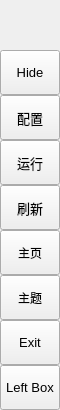
        <widget class="QFrame" name="leftMenuBg">
         <property name="minimumSize">
          <size>
           <width>60</width>
           <height>0</height>
          </size>
         </property>
         <property name="maximumSize">
          <size>
           <width>60</width>
           <height>16777215</height>
          </size>
         </property>
         <property name="styleSheet">
          <string notr="true"/>
         </property>
         <property name="frameShape">
          <enum>QFrame::NoFrame</enum>
         </property>
         <property name="frameShadow">
          <enum>QFrame::Raised</enum>
         </property>
         <layout class="QVBoxLayout" name="verticalLayout_2">
          <property name="spacing">
           <number>0</number>
          </property>
          <property name="leftMargin">
           <number>0</number>
          </property>
          <property name="topMargin">
           <number>0</number>
          </property>
          <property name="rightMargin">
           <number>0</number>
          </property>
          <property name="bottomMargin">
           <number>0</number>
          </property>
          <item>
           <widget class="QFrame" name="topLogoInfo">
            <property name="minimumSize">
             <size>
              <width>0</width>
              <height>50</height>
             </size>
            </property>
            <property name="maximumSize">
             <size>
              <width>16777215</width>
              <height>50</height>
             </size>
            </property>
            <property name="styleSheet">
             <string notr="true"/>
            </property>
            <property name="frameShape">
             <enum>QFrame::NoFrame</enum>
            </property>
            <property name="frameShadow">
             <enum>QFrame::Raised</enum>
            </property>
            <widget class="QFrame" name="topLogo">
             <property name="geometry">
              <rect>
               <x>10</x>
               <y>5</y>
               <width>42</width>
               <height>42</height>
              </rect>
             </property>
             <property name="minimumSize">
              <size>
               <width>42</width>
               <height>42</height>
              </size>
             </property>
             <property name="maximumSize">
              <size>
               <width>42</width>
               <height>42</height>
              </size>
             </property>
             <property name="styleSheet">
              <string notr="true">background-image: url(:/icons/image/PyDracula.png);</string>
             </property>
             <property name="frameShape">
              <enum>QFrame::NoFrame</enum>
             </property>
             <property name="frameShadow">
              <enum>QFrame::Raised</enum>
             </property>
            </widget>
           </widget>
          </item>
          <item>
           <widget class="QFrame" name="leftMenuFrame">
            <property name="styleSheet">
             <string notr="true"/>
            </property>
            <property name="frameShape">
             <enum>QFrame::NoFrame</enum>
            </property>
            <property name="frameShadow">
             <enum>QFrame::Raised</enum>
            </property>
            <layout class="QVBoxLayout" name="verticalLayout_5">
             <property name="spacing">
              <number>0</number>
             </property>
             <property name="leftMargin">
              <number>0</number>
             </property>
             <property name="topMargin">
              <number>0</number>
             </property>
             <property name="rightMargin">
              <number>0</number>
             </property>
             <property name="bottomMargin">
              <number>0</number>
             </property>
             <item>
              <widget class="QFrame" name="toggleBox">
               <property name="maximumSize">
                <size>
                 <width>16777215</width>
                 <height>45</height>
                </size>
               </property>
               <property name="frameShape">
                <enum>QFrame::NoFrame</enum>
               </property>
               <property name="frameShadow">
                <enum>QFrame::Raised</enum>
               </property>
               <layout class="QVBoxLayout" name="verticalLayout_6">
                <property name="spacing">
                 <number>0</number>
                </property>
                <property name="leftMargin">
                 <number>0</number>
                </property>
                <property name="topMargin">
                 <number>0</number>
                </property>
                <property name="rightMargin">
                 <number>0</number>
                </property>
                <property name="bottomMargin">
                 <number>0</number>
                </property>
                <item>
                 <widget class="QPushButton" name="toggleButton">
                  <property name="sizePolicy">
                   <sizepolicy hsizetype="Expanding" vsizetype="Fixed">
                    <horstretch>0</horstretch>
                    <verstretch>0</verstretch>
                   </sizepolicy>
                  </property>
                  <property name="minimumSize">
                   <size>
                    <width>0</width>
                    <height>45</height>
                   </size>
                  </property>
                  <property name="font">
                   <font>
                    <family>Segoe UI</family>
                    <pointsize>10</pointsize>
                    <italic>false</italic>
                    <bold>false</bold>
                   </font>
                  </property>
                  <property name="cursor">
                   <cursorShape>PointingHandCursor</cursorShape>
                  </property>
                  <property name="layoutDirection">
                   <enum>Qt::LeftToRight</enum>
                  </property>
                  <property name="styleSheet">
                   <string notr="true">background-image: url(:/icons/icons/icon_menu.png);
</string>
                  </property>
                  <property name="text">
                   <string>Hide</string>
                  </property>
                 </widget>
                </item>
               </layout>
              </widget>
             </item>
             <item>
              <widget class="QFrame" name="topMenu">
               <property name="styleSheet">
                <string notr="true"/>
               </property>
               <property name="frameShape">
                <enum>QFrame::NoFrame</enum>
               </property>
               <property name="frameShadow">
                <enum>QFrame::Raised</enum>
               </property>
               <layout class="QVBoxLayout" name="verticalLayout_7">
                <property name="spacing">
                 <number>0</number>
                </property>
                <property name="leftMargin">
                 <number>0</number>
                </property>
                <property name="topMargin">
                 <number>0</number>
                </property>
                <property name="rightMargin">
                 <number>0</number>
                </property>
                <property name="bottomMargin">
                 <number>0</number>
                </property>
                <item>
                 <widget class="QPushButton" name="btn_home">
                  <property name="sizePolicy">
                   <sizepolicy hsizetype="Expanding" vsizetype="Fixed">
                    <horstretch>0</horstretch>
                    <verstretch>0</verstretch>
                   </sizepolicy>
                  </property>
                  <property name="minimumSize">
                   <size>
                    <width>0</width>
                    <height>45</height>
                   </size>
                  </property>
                  <property name="font">
                   <font>
                    <family>Segoe UI</family>
                    <pointsize>10</pointsize>
                    <italic>false</italic>
                    <bold>false</bold>
                   </font>
                  </property>
                  <property name="cursor">
                   <cursorShape>PointingHandCursor</cursorShape>
                  </property>
                  <property name="layoutDirection">
                   <enum>Qt::LeftToRight</enum>
                  </property>
                  <property name="styleSheet">
                   <string notr="true">
background-image: url(:/icons/icons/cil-home.png);</string>
                  </property>
                  <property name="text">
                   <string>配置</string>
                  </property>
                 </widget>
                </item>
                <item>
                 <widget class="QPushButton" name="btn_game">
                  <property name="sizePolicy">
                   <sizepolicy hsizetype="Expanding" vsizetype="Fixed">
                    <horstretch>0</horstretch>
                    <verstretch>0</verstretch>
                   </sizepolicy>
                  </property>
                  <property name="minimumSize">
                   <size>
                    <width>0</width>
                    <height>45</height>
                   </size>
                  </property>
                  <property name="font">
                   <font>
                    <family>Segoe UI</family>
                    <pointsize>10</pointsize>
                    <italic>false</italic>
                    <bold>false</bold>
                   </font>
                  </property>
                  <property name="cursor">
                   <cursorShape>PointingHandCursor</cursorShape>
                  </property>
                  <property name="layoutDirection">
                   <enum>Qt::LeftToRight</enum>
                  </property>
                  <property name="styleSheet">
                   <string notr="true">background-image: url(:/icons/icons/cil-gamepad.png);</string>
                  </property>
                  <property name="text">
                   <string>运行</string>
                  </property>
                 </widget>
                </item>
                <item>
                 <widget class="QPushButton" name="btn_refresh">
                  <property name="sizePolicy">
                   <sizepolicy hsizetype="Expanding" vsizetype="Fixed">
                    <horstretch>0</horstretch>
                    <verstretch>0</verstretch>
                   </sizepolicy>
                  </property>
                  <property name="minimumSize">
                   <size>
                    <width>0</width>
                    <height>45</height>
                   </size>
                  </property>
                  <property name="font">
                   <font>
                    <family>Segoe UI</family>
                    <pointsize>10</pointsize>
                    <italic>false</italic>
                    <bold>false</bold>
                   </font>
                  </property>
                  <property name="cursor">
                   <cursorShape>PointingHandCursor</cursorShape>
                  </property>
                  <property name="layoutDirection">
                   <enum>Qt::LeftToRight</enum>
                  </property>
                  <property name="styleSheet">
                   <string notr="true">background-image: url(:/icons/icons/cil-loop-circular.png);</string>
                  </property>
                  <property name="text">
                   <string>刷新</string>
                  </property>
                 </widget>
                </item>
                <item>
                 <widget class="QPushButton" name="btn_info">
                  <property name="sizePolicy">
                   <sizepolicy hsizetype="Expanding" vsizetype="Fixed">
                    <horstretch>0</horstretch>
                    <verstretch>0</verstretch>
                   </sizepolicy>
                  </property>
                  <property name="minimumSize">
                   <size>
                    <width>0</width>
                    <height>45</height>
                   </size>
                  </property>
                  <property name="styleSheet">
                   <string notr="true">background-image: url(:/icons/icons/cil-user.png);</string>
                  </property>
                  <property name="text">
                   <string>主页</string>
                  </property>
                 </widget>
                </item>
                <item>
                 <widget class="QPushButton" name="btn_style">
                  <property name="sizePolicy">
                   <sizepolicy hsizetype="Expanding" vsizetype="Fixed">
                    <horstretch>0</horstretch>
                    <verstretch>0</verstretch>
                   </sizepolicy>
                  </property>
                  <property name="minimumSize">
                   <size>
                    <width>0</width>
                    <height>45</height>
                   </size>
                  </property>
                  <property name="styleSheet">
                   <string notr="true">background-image: url(:/icons/icons/cil-moon.png);</string>
                  </property>
                  <property name="text">
                   <string>主题</string>
                  </property>
                 </widget>
                </item>
                <item>
                 <widget class="QPushButton" name="btn_exit">
                  <property name="sizePolicy">
                   <sizepolicy hsizetype="Expanding" vsizetype="Fixed">
                    <horstretch>0</horstretch>
                    <verstretch>0</verstretch>
                   </sizepolicy>
                  </property>
                  <property name="minimumSize">
                   <size>
                    <width>0</width>
                    <height>45</height>
                   </size>
                  </property>
                  <property name="font">
                   <font>
                    <family>Segoe UI</family>
                    <pointsize>10</pointsize>
                    <italic>false</italic>
                    <bold>false</bold>
                   </font>
                  </property>
                  <property name="cursor">
                   <cursorShape>PointingHandCursor</cursorShape>
                  </property>
                  <property name="layoutDirection">
                   <enum>Qt::LeftToRight</enum>
                  </property>
                  <property name="styleSheet">
                   <string notr="true">background-image: url(:/icons/icons/cil-x.png);</string>
                  </property>
                  <property name="text">
                   <string>Exit</string>
                  </property>
                 </widget>
                </item>
               </layout>
              </widget>
             </item>
             <item alignment="Qt::AlignBottom">
              <widget class="QFrame" name="bottomMenu">
               <property name="styleSheet">
                <string notr="true"/>
               </property>
               <property name="frameShape">
                <enum>QFrame::NoFrame</enum>
               </property>
               <property name="frameShadow">
                <enum>QFrame::Raised</enum>
               </property>
               <layout class="QVBoxLayout" name="verticalLayout_8">
                <property name="spacing">
                 <number>0</number>
                </property>
                <property name="leftMargin">
                 <number>0</number>
                </property>
                <property name="topMargin">
                 <number>0</number>
                </property>
                <property name="rightMargin">
                 <number>0</number>
                </property>
                <property name="bottomMargin">
                 <number>0</number>
                </property>
                <item>
                 <widget class="QPushButton" name="toggleLeftBox">
                  <property name="sizePolicy">
                   <sizepolicy hsizetype="Expanding" vsizetype="Fixed">
                    <horstretch>0</horstretch>
                    <verstretch>0</verstretch>
                   </sizepolicy>
                  </property>
                  <property name="minimumSize">
                   <size>
                    <width>0</width>
                    <height>45</height>
                   </size>
                  </property>
                  <property name="font">
                   <font>
                    <family>Segoe UI</family>
                    <pointsize>10</pointsize>
                    <italic>false</italic>
                    <bold>false</bold>
                   </font>
                  </property>
                  <property name="cursor">
                   <cursorShape>PointingHandCursor</cursorShape>
                  </property>
                  <property name="layoutDirection">
                   <enum>Qt::LeftToRight</enum>
                  </property>
                  <property name="styleSheet">
                   <string notr="true">background-image: url(:/icons/icons/icon_settings.png);</string>
                  </property>
                  <property name="text">
                   <string>Left Box</string>
                  </property>
                 </widget>
                </item>
               </layout>
              </widget>
             </item>
            </layout>
           </widget>
          </item>
         </layout>
        </widget>
